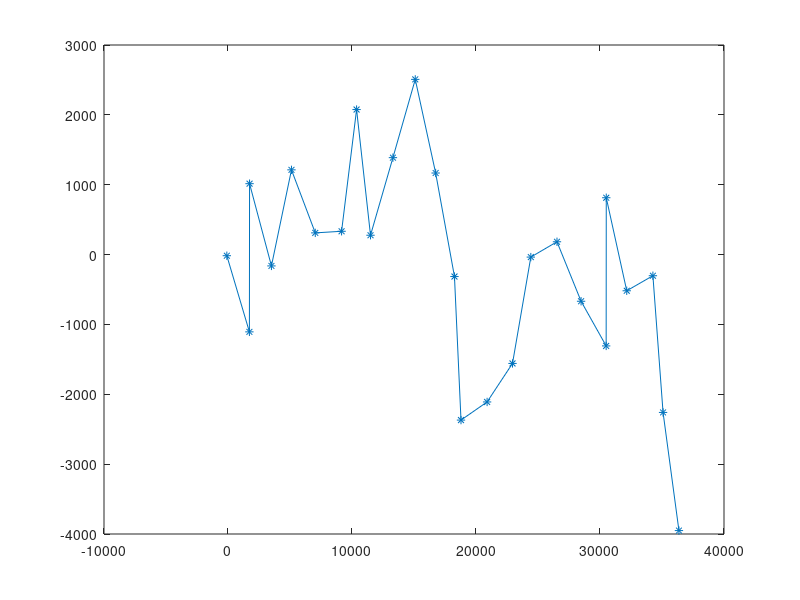

Write the MATLAB code that produced this figure.
%% Generate pipe segments for the ships and UUVs to follow
clc;clear;close all;
% Range where pipeline begins
x_range = [-100,100];
y_range = [-25,100];

% Initial point of pipeline
x_init = x_range(1) + (x_range(2) - x_range(1)).*rand(1,1);
y_init = y_range(1) + (y_range(2) - y_range(1)).*rand(1,1);
p_init = [x_init,y_init];

% number of points (number of line segments = p_N - 1)
p_N = 25;

% max length of pipe (along axes, triangle may be larger)
% For actual UUV
% L_max = 500;
% L_min = 25; 
% For mariner
L_max = 1500;
L_min = 1500; 
L_hyp = sqrt(L_max^2 + L_min^2);

% List of begin-end points for pipes
p_list = zeros(p_N,2);
p_list(1,:) = p_init;

% List of angles
angle_list = zeros(p_N-1,1);
%angle_list(1,:) = 0; % degrees

% Angle limits 
theta_min = deg2rad(-180);
theta_max = deg2rad(180);
%theta_dot_max = deg2rad(90);

any_bad = 0; % check if bad angles are generated (not allowed in simulation)

opt_intersect = 0; % check if segments intersect

%figure; hold on;

for i_p = 2 : p_N
    %clc;
    L_x = L_min + (L_max - L_min) * rand(1,1);
    L_y = L_min + (L_max - L_min) * rand(1,1);
    
    bad_angle = 1;
    while bad_angle
        %'trying new points'
        theta = theta_min + (theta_max - theta_min) * rand(1,1);
        rot_theta = [cos(theta) -sin(theta); sin(theta) cos(theta)];
        
        p_next = p_list(i_p - 1,:) + [L_x,L_y] * rot_theta;
        diff_next = p_next - p_list(i_p-1,:);
        angle_next = rad2deg(atan2(diff_next(2),diff_next(1)));
        angle_change(i_p) = -angle_list(i_p-1) + angle_next
        if abs(angle_next - angle_list(i_p-1)) < 90
            bad_angle = 0;
            fprintf('Good angle\n');
        else
            fprintf('No, I do not like that one\n')
        end       
%         if opt_intersect
%             for i_theta = 1 : i_p - 1
%                 %if norm(p_next - p_list(i_theta,:),2) <= L_hyp
%                     % check intersection of nearby line segments
%                     %ls1 = polyshape(p_next, p_list(i_theta,:) + p_next);
%                     %ls1
% 
%                     for i_int = 2 : i_p - 1
%                         %ls2 = polyshape(p_list(i_int - 1,: ), p_list(i_int - 1, :) + p_list(i_int,:) );
% 
%                         %ls_int = intersect(ls1,ls2);
%                         ls_int = polyxpoly( p_next, p_list(i_theta,:) , p_list(i_int - 1,: ), p_list(i_int,:) );
% 
%                         %plot(p_next, p_list(i_theta,:) , p_list(i_int - 1,: ), p_list(i_int,:));
% 
%                         if ~isempty(ls_int)
%                             any_bad = 1;
%                             break;
%                         else
%                             bad_angle = 0;
%                         end
%                     end
% 
%                     if any_bad
%                         bad_angle = 1;
%                         any_bad = 0;
%                         break;
%                     end
%                 %end
%                 %if norm(p_next - p_list(i_theta,:),2) < L_hyp
%                 %    bad_angle = bad_angle && 0;
%                 %    break;
%                 %end
%             end
%         else
%             bad_angle = 0
%         end
    end
    angle_list(i_p-1) = angle_next;
    p_list(i_p,:) = p_next;
    fprintf('Adding next segment...\n')
    plot(p_list(1:i_p,1), p_list(1:i_p,2),'*-');
    %pause;
end

%plot(p_list(:,1), p_list(:,2),'*-');
% mm = max(max(abs(p_list))); 
% axis([-mm mm -mm mm]) % Fix axis dimensions so plot figure is square
